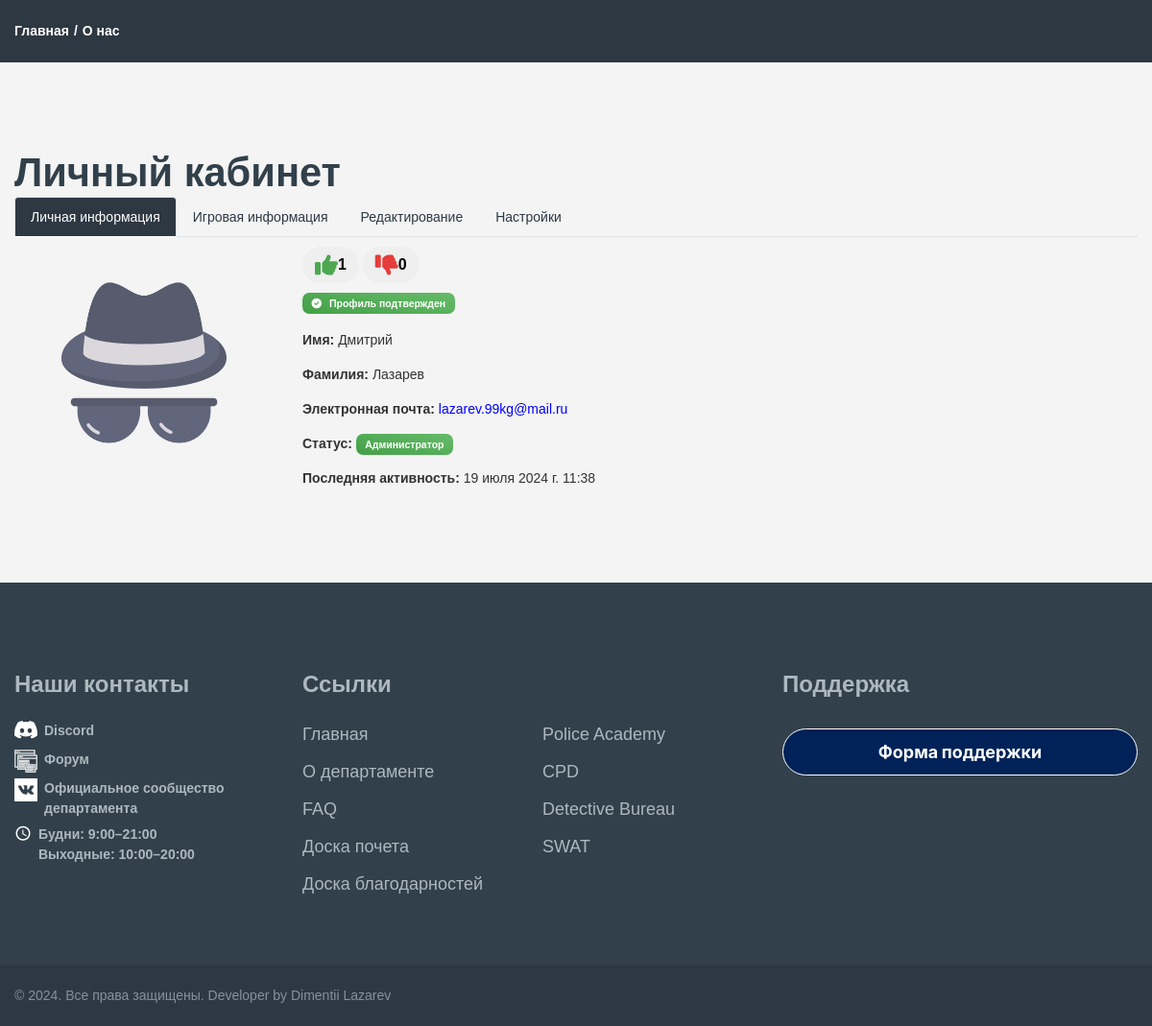
Before: /profiles/profile/sfpd_admin/ (signed in) with the older database file.
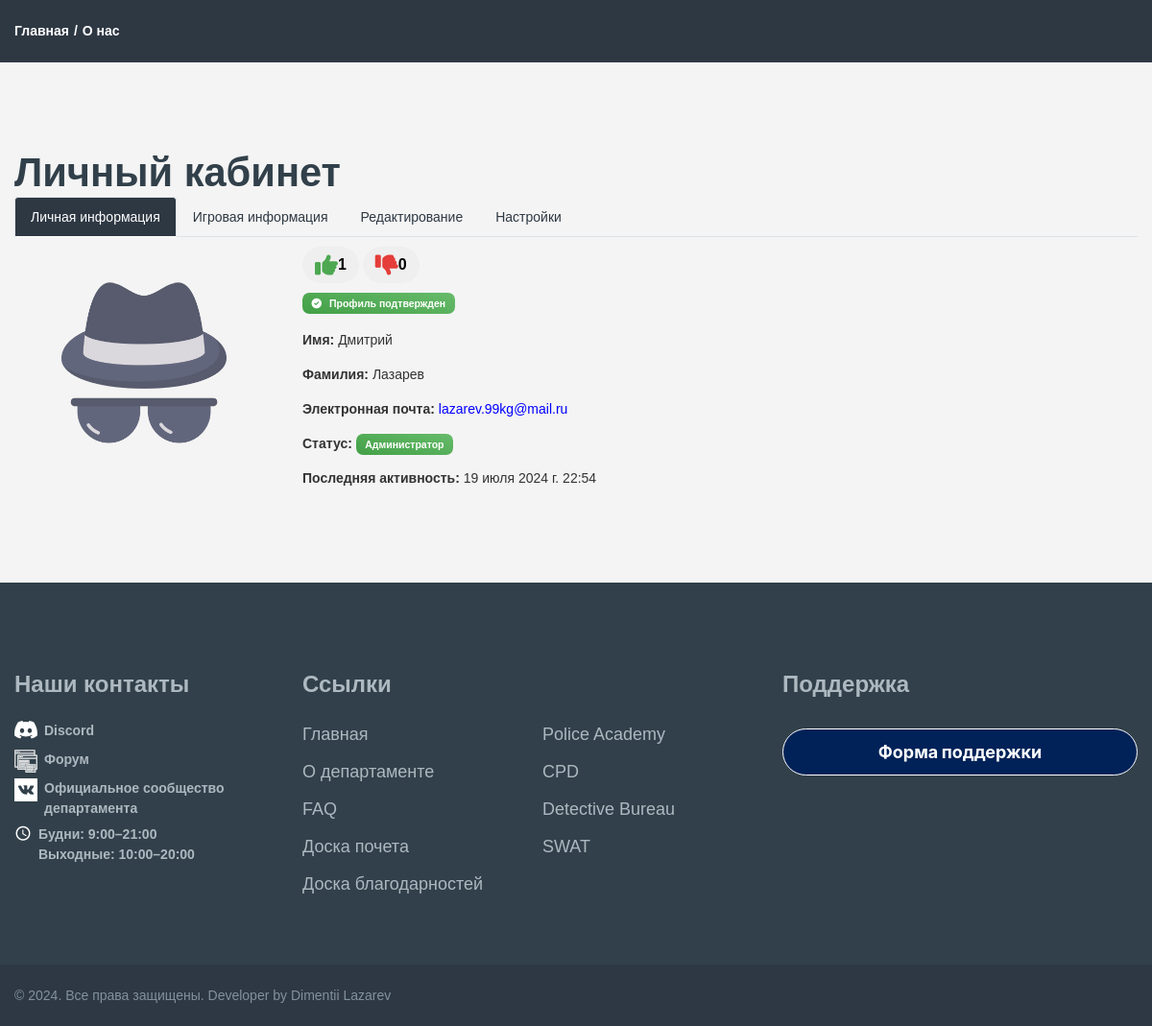
After: the same page with the newer database file.
### profiles/models.py (models this page shows, shortened)
class Profile(models.Model):
    id = models.AutoField(primary_key=True)
    user = models.OneToOneField(User, verbose_name="Пользователь", on_delete=models.CASCADE)
    name = models.CharField(max_length=25, verbose_name="Имя", blank=True)
    surnames = models.CharField(max_length=25, verbose_name="Фамилия", blank=True)
    email = models.EmailField(max_length=40, verbose_name="Электронная почта", blank=True)
    photo = models.ImageField(upload_to='users/%Y/%m/%d', blank=True, verbose_name="Фото",
                              default='../static/images/incognito.png')
    slug = models.SlugField("URL", max_length=50, blank=True)
    last_activity = models.DateTimeField(verbose_name="Последняя активность", default=timezone.now)
    bio = models.TextField(verbose_name="Биография", blank=True)
    department = models.ForeignKey(Department, verbose_name="Отдел", on_delete=models.CASCADE, blank=True, null=True)
    role = models.ForeignKey(Role, verbose_name="Должность", on_delete=models.CASCADE, blank=True, null=True)
    nick_name = models.CharField(max_length=50, verbose_name="Игровой ник", blank=True)
    profile_confirmed = models.BooleanField(default=False, verbose_name="Подтверждение профиля")
    role_confirmed = models.BooleanField(default=False, verbose_name="Подтверждение должности")
    likes = models.PositiveIntegerField(default=0, verbose_name="Лайки")
    dislikes = models.PositiveIntegerField(default=0, verbose_name="Дизлайки")
    @property
    def is_online(self):
        now = timezone.now()
        return now - self.last_activity < timezone.timedelta(minutes=2)
    class Meta:
        verbose_name = 'Профиль'
        verbose_name_plural = 'Профиля'

### profiles/views.py (the view, shortened to what this page needs)
# urls.py: path('profile/<slug:slug>/', ProfileDetailView.as_view(), name='profile_detail'),
@method_decorator(login_required, name='dispatch')
class ProfileDetailView(DetailView):
    model = Profile
    template_name = 'profile/profile_detail.html'
    context_object_name = 'profile'
    slug_field = 'slug'
    def dispatch(self, request, *args, **kwargs):
        self.object = self.get_object()
        if request.method == "POST" and self.object.user != request.user:
            raise PermissionDenied
        return super().dispatch(request, *args, **kwargs)
    def get_context_data(self, **kwargs):
        context = super().get_context_data(**kwargs)
        if 'form' not in context:
            context['form'] = ProfileUpdateForm(instance=self.object)
        context['can_edit'] = self.object.user == self.request.user
        return context

### departments/models.py (called while the page is built)
    def __str__(self):
        return self.name

    def __str__(self):
        return self.name

### profiles/context_processors.py (called while the page is built)
def add_support_form(request):
    return {'support_form': SupportForm()}

### templates/profile/profile_detail.html (shortened to what the changed rows need)
{% load static %}
{% include 'base.html' %}
<!DOCTYPE html>
<html class="wide wow-animation" lang="en">
<link rel="stylesheet" href="https://cdnjs.cloudflare.com/ajax/libs/font-awesome/6.0.0-beta3/css/all.min.css">
<head>
</head>
<body>
<div class="page">
    <section class="section section-md">
        <div class="container">
            <h1>Личный кабинет</h1>
            <div class="tab-content" id="myTabContent">
                <div class="tab-pane fade show active" id="personal-info" role="tabpanel"
                     aria-labelledby="personal-info-tab">
                    <div class="row">
                        <div class="col-md-8">
                            <div class="profile-confirmation">
                                <p style="margin: 10px 0 10px 0;">
                                    <button id="like-button" class="btn btn-success btn-like">
                                        <i class="fas fa-thumbs-up"></i> <span
                                            id="like-count">{{ profile.likes }}</span>
                                    </button>
                                    <button id="dislike-button" class="btn btn-danger btn-dislike">
                                        <i class="fas fa-thumbs-down"></i> <span
                                            id="dislike-count">{{ profile.dislikes }}</span>
                                    </button>
                                </p>
                                {% if profile.profile_confirmed %}
                                    <span class="badge bg-gradient-success"> <i class="fas fa-check-circle mr-2"></i>Профиль подтвержден</span>
                                {% else %}
                                    <span class="badge bg-gradient-danger"> <i
                                            class="fas fa-exclamation-circle mr-2"></i>Профиль не подтвержден</span>
                                {% endif %}
                            </div>
                            <p><strong>Имя:</strong> {{ profile.name }}</p>
                            <p><strong>Фамилия:</strong> {{ profile.surnames }}</p>
                            <p><strong>Электронная почта:</strong> <a href="mailto:{{ profile.email }}"
                                                                      style="color: blue;">{{ profile.email }}</a></p>
                            <p><strong>Статус:</strong>
                                {% if profile.user.is_staff %}
                                    <span class="badge bg-gradient-success">Администратор</span>
                                {% else %}
                                    <span class="badge bg-gradient-secondary">Пользователь</span>
                                {% endif %}
                            </p>
                            <p><strong>Последняя активность:</strong> {{ profile.last_activity }}</p>
                        </div>
                    </div>
                </div>
            </div>
        </div>
    </section>
</div>
</body>
</html>

Changed rows visible on the page:
changed Profile "Дмитрий": last_activity "19 июля 2024 г. 11:38" → "19 июля 2024 г. 22:54"
